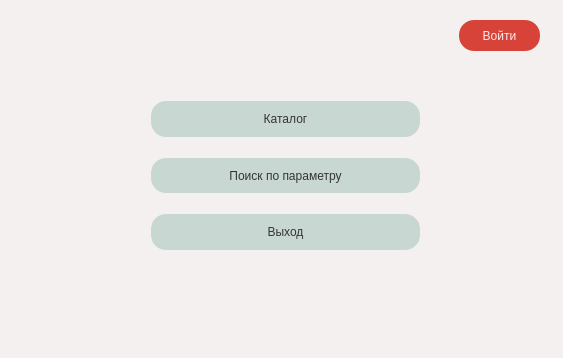
<?xml version="1.0" encoding="UTF-8"?>
<ui version="4.0">
 <class>MainWindowClass</class>
 <widget class="QMainWindow" name="MainWindowClass">
  <property name="geometry">
   <rect>
    <x>0</x>
    <y>0</y>
    <width>563</width>
    <height>358</height>
   </rect>
  </property>
  <property name="windowTitle">
   <string>Каталог</string>
  </property>
  <property name="styleSheet">
   <string notr="true">background-color: rgb(244, 240, 239);
font: 600 9pt &quot;Montserrat&quot;;</string>
  </property>
  <widget class="QWidget" name="centralWidget">
   <widget class="QWidget" name="pushButtons" native="true">
    <property name="geometry">
     <rect>
      <x>140</x>
      <y>90</y>
      <width>291</width>
      <height>171</height>
     </rect>
    </property>
    <property name="sizePolicy">
     <sizepolicy hsizetype="Expanding" vsizetype="Expanding">
      <horstretch>0</horstretch>
      <verstretch>0</verstretch>
     </sizepolicy>
    </property>
    <property name="styleSheet">
     <string notr="true"/>
    </property>
    <layout class="QVBoxLayout" name="verticalLayout">
     <item>
      <widget class="QPushButton" name="catalogPushButton">
       <property name="sizePolicy">
        <sizepolicy hsizetype="Minimum" vsizetype="Preferred">
         <horstretch>0</horstretch>
         <verstretch>0</verstretch>
        </sizepolicy>
       </property>
       <property name="styleSheet">
        <string notr="true">QPushButton:hover
{
	background-color: #9AB6AC;
}
QPushButton{
	color: rgb(55, 51, 53);
	font: 600 11pt &quot;Montserrat&quot;;
	border-radius: 15px;
	border-style: solid;
	border-width: 0px;
	background-color: rgb(200, 215, 210);
	padding: 5px;
}
</string>
       </property>
       <property name="text">
        <string>Каталог</string>
       </property>
      </widget>
     </item>
     <item>
      <spacer name="verticalSpacer">
       <property name="orientation">
        <enum>Qt::Orientation::Vertical</enum>
       </property>
       <property name="sizeType">
        <enum>QSizePolicy::Policy::Fixed</enum>
       </property>
       <property name="sizeHint" stdset="0">
        <size>
         <width>5</width>
         <height>15</height>
        </size>
       </property>
      </spacer>
     </item>
     <item>
      <widget class="QPushButton" name="searchPushButton">
       <property name="sizePolicy">
        <sizepolicy hsizetype="Minimum" vsizetype="Preferred">
         <horstretch>0</horstretch>
         <verstretch>0</verstretch>
        </sizepolicy>
       </property>
       <property name="styleSheet">
        <string notr="true">QPushButton:hover
{
	background-color: #9AB6AC;
}
QPushButton{
	color: rgb(55, 51, 53);
	font: 600 11pt &quot;Montserrat&quot;;
	border-radius: 15px;
	border-style: solid;
	border-width: 0px;
	background-color: rgb(200, 215, 210);
	padding: 5px;
}</string>
       </property>
       <property name="text">
        <string>Поиск по параметру</string>
       </property>
      </widget>
     </item>
     <item>
      <spacer name="verticalSpacer_2">
       <property name="orientation">
        <enum>Qt::Orientation::Vertical</enum>
       </property>
       <property name="sizeType">
        <enum>QSizePolicy::Policy::Fixed</enum>
       </property>
       <property name="sizeHint" stdset="0">
        <size>
         <width>20</width>
         <height>15</height>
        </size>
       </property>
      </spacer>
     </item>
     <item>
      <widget class="QPushButton" name="exitPushButton">
       <property name="sizePolicy">
        <sizepolicy hsizetype="Minimum" vsizetype="Preferred">
         <horstretch>0</horstretch>
         <verstretch>0</verstretch>
        </sizepolicy>
       </property>
       <property name="styleSheet">
        <string notr="true">QPushButton:hover
{
	background-color: #9AB6AC;
}
QPushButton{
	color: rgb(55, 51, 53);
	font: 600 11pt &quot;Montserrat&quot;;
	border-radius: 15px;
	border-style: solid;
	border-width: 0px;
	background-color: rgb(200, 215, 210);
	padding: 5px;
}
</string>
       </property>
       <property name="text">
        <string>Выход</string>
       </property>
      </widget>
     </item>
    </layout>
   </widget>
   <widget class="QPushButton" name="loginPushButton">
    <property name="geometry">
     <rect>
      <x>459</x>
      <y>20</y>
      <width>81</width>
      <height>31</height>
     </rect>
    </property>
    <property name="styleSheet">
     <string notr="true">QPushButton:hover
{
	background-color: #CC3329;
}
QPushButton{
	color: rgb(244, 240, 239);
	font: 500 10pt &quot;Montserrat&quot;;
	border-radius: 15px;
	border-style: solid;
	border-width: 0px;
	background-color: rgb(215, 67, 57);
	padding: 5px;
}
</string>
    </property>
    <property name="text">
     <string>Войти</string>
    </property>
   </widget>
  </widget>
 </widget>
 <layoutdefault spacing="6" margin="11"/>
 <resources>
  <include location="MainWindow.qrc"/>
 </resources>
 <connections/>
</ui>
